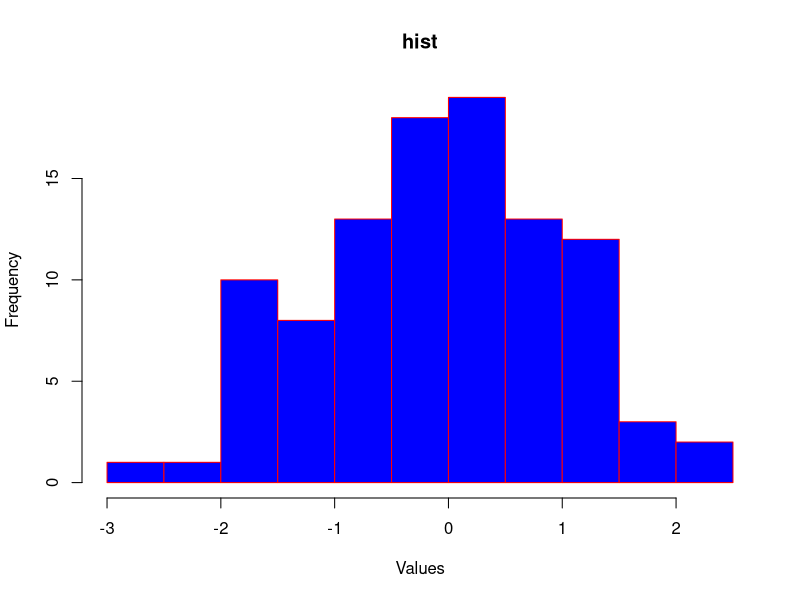
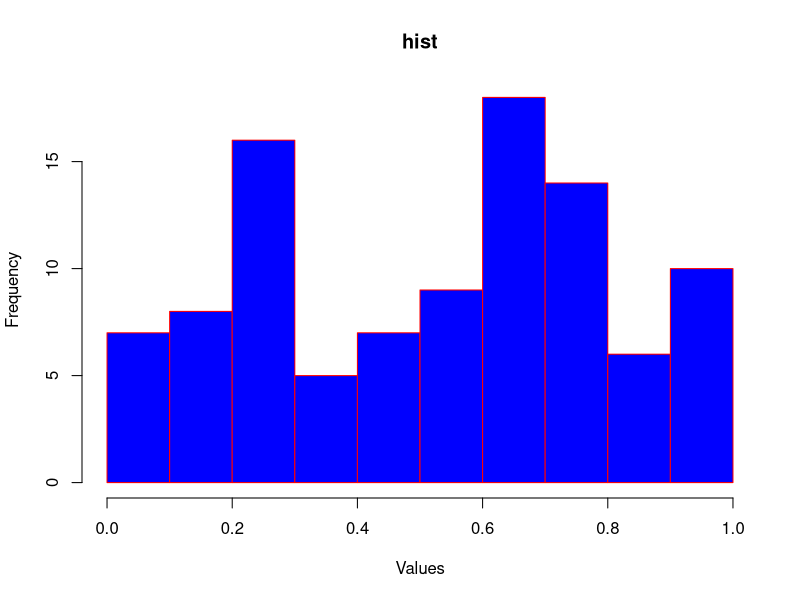
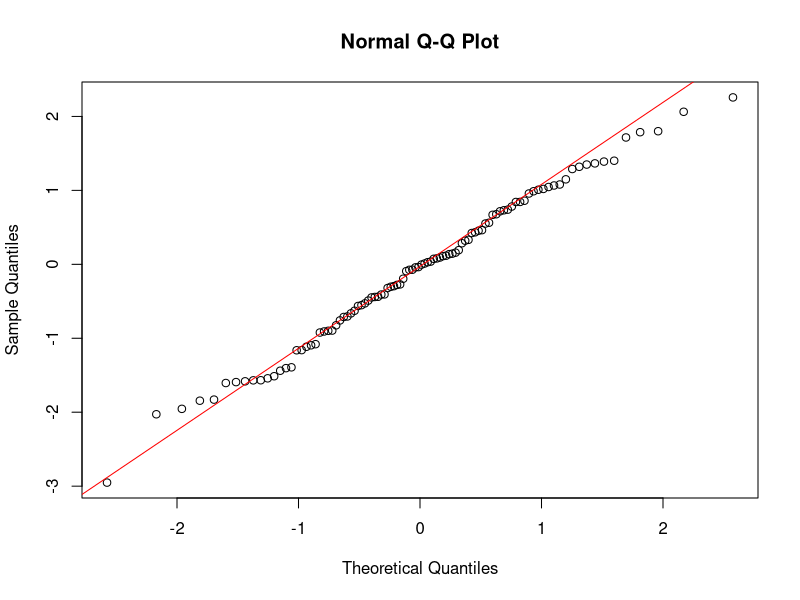

Reproduce these figures in R, in order.
x <- rnorm(100)
y <- runif(100)

# method 1: check via histogram
hist(x, main = "hist", xlab = "Values", col = "blue", border = "red")
hist(y, main = "hist", xlab = "Values", col = "blue", border = "red")

# method 2: check qq-plot
qqnorm(x)
qqline(x, col = "red")

# method 3: Shapiro-Wilk test
# null hypothesis: the data is normally distributed
result <- shapiro.test(x)
result <- shapiro.test(y)

print(result)
